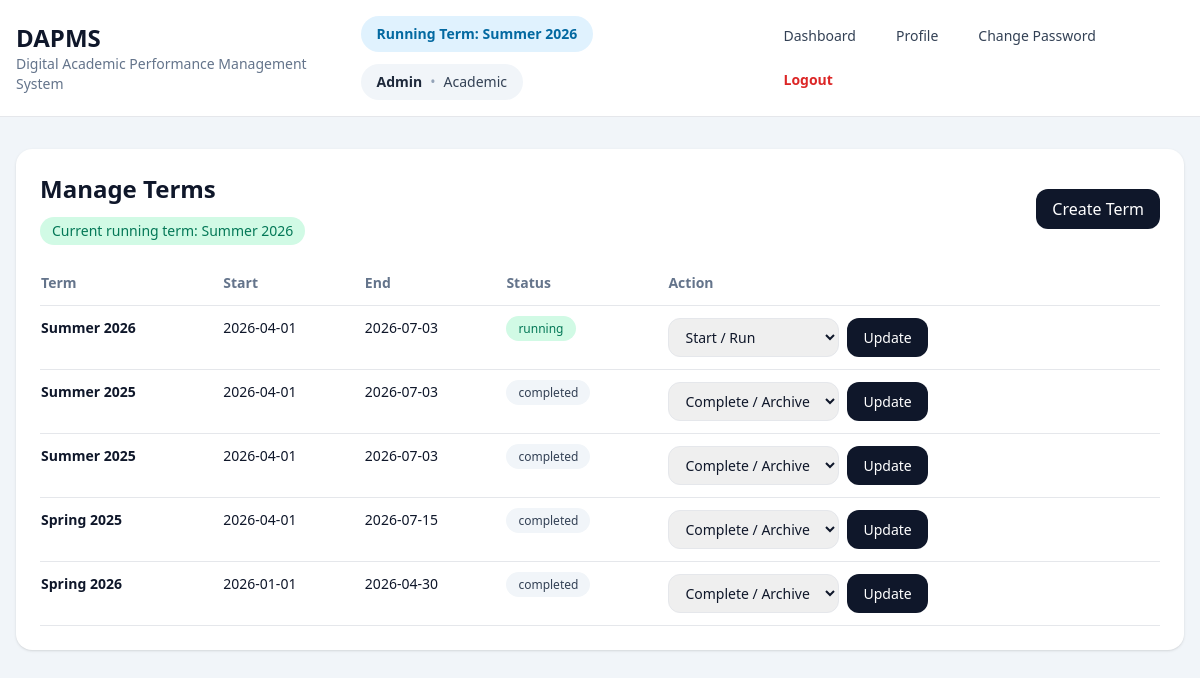
The page /admin/terms (signed in) on the database its author committed.
### tables this page shows
CREATE TABLE terms(
            id INTEGER PRIMARY KEY AUTOINCREMENT,
            name TEXT NOT NULL,
            start_date TEXT NOT NULL,
            end_date TEXT NOT NULL,
            status TEXT NOT NULL DEFAULT 'running'
        , semester TEXT, year INTEGER);

CREATE TABLE users(
            id INTEGER PRIMARY KEY AUTOINCREMENT,
            role TEXT NOT NULL,
            name TEXT NOT NULL,
            email TEXT NOT NULL UNIQUE,
            password_hash TEXT NOT NULL,
            department TEXT NOT NULL
        );

### app/routes/admin.py (the view)
@bp.route('/terms')
@role_required('admin')
def terms():
    manager = _manager()
    return render_template('admin/terms.html', terms=manager.get_terms(), running_term=manager.current_running_term())

### app/core/security.py (called while the page is built)
def load_user():
    user_id = session.get('user_id')
    if not user_id:
        g.user = None
        return
    g.user = get_db().execute('SELECT * FROM users WHERE id=?', (user_id,)).fetchone()

def role_required(*roles):
    def decorator(view):
        @wraps(view)
        def wrapped(*args, **kwargs):
            if session.get('role') not in roles:
                return redirect(url_for('auth.login'))
            return view(*args, **kwargs)
        return wrapped
    return decorator

### app/db.py (called while the page is built)
def get_db():
    if 'db' not in g:
        g.db = sqlite3.connect(current_app.config['DATABASE'])
        g.db.row_factory = sqlite3.Row
        g.db.execute('PRAGMA foreign_keys = ON')
    return g.db

### app/managers/admin_manager.py (called while the page is built)
    def get_terms(self):
        return self.db.execute('SELECT * FROM terms ORDER BY year DESC, id DESC').fetchall()

    def current_running_term(self):
        return self.db.execute("SELECT * FROM terms WHERE status='running' ORDER BY year DESC, id DESC LIMIT 1").fetchone()

### app/routes/admin.py (called while the page is built)
def _manager() -> AdminManager:
    return AdminManager(get_db())

### app/routes/auth.py (called while the page is built)
@bp.before_app_request
def before():
    load_user()

### app/templates/admin/terms.html (shortened to what this page needs)
{% extends 'layout.html' %}
{% block content %}
<div class="bg-white rounded-2xl shadow p-6">
  <div class="flex justify-between items-center mb-4">
    <div>
      <h2 class="text-2xl font-bold">Manage Terms</h2>
      {% if running_term %}<div class="mt-3 inline-flex px-3 py-1 rounded-full bg-emerald-100 text-emerald-700 text-sm">Current running term: {{ running_term['name'] }}</div>{% endif %}
    </div>
    <a href="{{ url_for('admin.create_term') }}" class="bg-slate-900 text-white px-4 py-2 rounded-xl">Create Term</a>
  </div>
  <div class="overflow-x-auto">
    <table class="min-w-full text-sm">
      <thead>
        <tr class="border-b text-left text-slate-500">
          <th class="py-3">Term</th>
          <th class="py-3">Start</th>
          <th class="py-3">End</th>
          <th class="py-3">Status</th>
          <th class="py-3">Action</th>
        </tr>
      </thead>
      <tbody>
        {% for term in terms %}
        <tr class="border-b align-top">
          <td class="py-3 font-semibold">{{ term['name'] }}</td>
          <td class="py-3">{{ term['start_date'] }}</td>
          <td class="py-3">{{ term['end_date'] }}</td>
          <td class="py-3">
            <span class="px-3 py-1 rounded-full text-xs {% if term['status']=='running' %}bg-emerald-100 text-emerald-700{% elif term['status']=='upcoming' %}bg-amber-100 text-amber-700{% else %}bg-slate-100 text-slate-700{% endif %}">{{ term['status'] }}</span>
          </td>
          <td class="py-3">
            <form method="post" action="{{ url_for('admin.update_term_status', term_id=term['id']) }}" class="flex gap-2 flex-wrap">
              <select name="status" class="border rounded-xl px-3 py-2">
                <option value="running" {% if term['status']=='running' %}selected{% endif %}>Start / Run</option>
                <option value="completed" {% if term['status']=='completed' %}selected{% endif %}>Complete / Archive</option>
              </select>
              <button class="bg-slate-900 text-white px-4 py-2 rounded-xl">Update</button>
            </form>
          </td>
        </tr>
        {% else %}
        <tr><td colspan="5" class="py-6 text-slate-500">No terms found.</td></tr>
        {% endfor %}
      </tbody>
    </table>
  </div>
</div>
{% endblock %}

### app/templates/layout.html (shortened to what this page needs)
<!DOCTYPE html>
<html>
<head>
  <script src="https://cdn.tailwindcss.com"></script>
</head>
<body class="bg-slate-100 text-slate-900 min-h-screen">
  <nav class="bg-white border-b sticky top-0 z-20">
    <div class="max-w-7xl mx-auto px-4 py-4 flex justify-between items-center gap-4">
      <div>
        <h1 class="text-2xl font-bold">DAPMS</h1>
        <p class="text-sm text-slate-500">Digital Academic Performance Management System</p>
      </div>
     <div class="flex flex-col lg:flex-row lg:items-center lg:justify-between gap-4">
  <div class="flex flex-wrap items-center gap-3">
    {% if current_term %}
      <span class="inline-flex items-center px-4 py-2 rounded-full bg-sky-100 text-sky-700 text-sm font-semibold">
        Running Term: {{ current_term['name'] }}
      </span>
    {% endif %}
    {% if current_user %}
      <div class="inline-flex items-center px-4 py-2 rounded-full bg-slate-100 text-slate-700 text-sm">
        <span class="font-semibold text-slate-800">{{ current_user['name'] }}</span>
        {% if current_user['department'] %}
          <span class="mx-2 text-slate-400">•</span>
          <span>{{ current_user['department'] }}</span>
        {% endif %}
      </div>
    {% endif %}
  </div>
  <div class="flex flex-wrap items-center gap-2">
    {% if session.get('role') == 'admin' %}
      <a href="{{ url_for('admin.dashboard') }}"
         class="px-4 py-2 rounded-xl text-sm font-medium transition
         {% if request.endpoint == 'admin.dashboard' %}
           bg-sky-600 text-white font-bold shadow
         {% else %}
           text-slate-700 hover:bg-slate-100 hover:text-sky-700
         {% endif %}">
        Dashboard
      </a>
    {% endif %}
    {% if session.get('user_id') %}
      <a href="{{ url_for('auth.profile') }}"
         class="px-4 py-2 rounded-xl text-sm font-medium transition
         {% if request.endpoint == 'auth.profile' %}
           bg-sky-600 text-white font-bold shadow
         {% else %}
           text-slate-700 hover:bg-slate-100 hover:text-sky-700
         {% endif %}">
        Profile
      </a>
    {% endif %}
    {% if session.get('user_id') %}
      <a href="{{ url_for('auth.change_password') }}"
         class="px-4 py-2 rounded-xl text-sm font-medium transition
         {% if request.endpoint == 'auth.change_password' %}
           bg-sky-600 text-white font-bold shadow
         {% else %}
           text-slate-700 hover:bg-slate-100 hover:text-sky-700
         {% endif %}">
        Change Password
      </a>
    {% endif %}
    {% if session.get('user_id') %}
      <a href="{{ url_for('auth.logout') }}"
         class="px-4 py-2 rounded-xl text-sm font-semibold text-red-600 hover:bg-red-50 hover:text-red-700 transition">
        Logout
      </a>
    {% else %}
      <a href="{{ url_for('auth.forgot_password') }}"
         class="px-4 py-2 rounded-xl text-sm font-medium text-slate-700 hover:bg-slate-100 hover:text-sky-700 transition">
        Forgot Password
      </a>
    {% endif %}
  </div>
</div>
    </div>
  </nav>
  <div class="max-w-7xl mx-auto px-4 py-8">
    {% block content %}{% endblock %}
  </div>
</body>
</html>

### rows shown on the page
terms: name "Summer 2026", start_date "2026-04-01", end_date "2026-07-03", status "running", status "Start / Run"
users: name "Admin", department "Academic"
terms: name "Summer 2025", start_date "2026-04-01", end_date "2026-07-03", status "completed", status "Complete / Archive"
terms: name "Summer 2025", start_date "2026-04-01", end_date "2026-07-03", status "completed", status "Complete / Archive"
terms: name "Spring 2025", start_date "2026-04-01", end_date "2026-07-15", status "completed", status "Complete / Archive"
terms: name "Spring 2026", start_date "2026-01-01", end_date "2026-04-30", status "completed", status "Complete / Archive"
